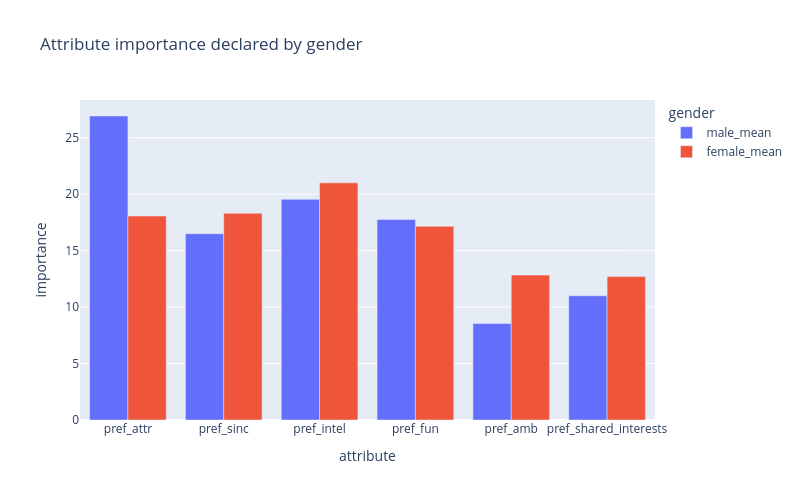

Notebook code cell kept with this figure:
### Code cell
px.bar(
    df_long, 
    x="attribute", 
    y="importance", 
    color="gender",
    barmode="group",
    title="Attribute importance declared by gender"
)

### Figure 1 — Plotly figure (JSON) as saved in the notebook; plotly's stock layout.template omitted (floating-point values rounded to 4 significant figures)
{"data": [{"alignmentgroup": "True", "hovertemplate": "gender=male_mean<br>attribute=%{x}<br>importance=%{y}<extra></extra>", "legendgroup": "male_mean", "marker": {"color": "#636efa", "pattern": {"shape": ""}}, "name": "male_mean", "offsetgroup": "male_mean", "orientation": "v", "showlegend": true, "textposition": "auto", "type": "bar", "x": ["pref_attr", "pref_sinc", "pref_intel", "pref_fun", "pref_amb", "pref_shared_interests"], "xaxis": "x", "y": [26.92, 16.5, 19.54, 17.76, 8.55, 11.0], "yaxis": "y"}, {"alignmentgroup": "True", "hovertemplate": "gender=female_mean<br>attribute=%{x}<br>importance=%{y}<extra></extra>", "legendgroup": "female_mean", "marker": {"color": "#EF553B", "pattern": {"shape": ""}}, "name": "female_mean", "offsetgroup": "female_mean", "orientation": "v", "showlegend": true, "textposition": "auto", "type": "bar", "x": ["pref_attr", "pref_sinc", "pref_intel", "pref_fun", "pref_amb", "pref_shared_interests"], "xaxis": "x", "y": [18.06, 18.31, 21.0, 17.15, 12.83, 12.7], "yaxis": "y"}], "layout": {"barmode": "group", "height": 500, "legend": {"title": {"text": "gender"}, "tracegroupgap": 0}, "title": {"text": "Attribute importance declared by gender"}, "width": 800, "xaxis": {"anchor": "y", "domain": [0, 1], "title": {"text": "attribute"}}, "yaxis": {"anchor": "x", "domain": [0, 1], "title": {"text": "importance"}}}}
